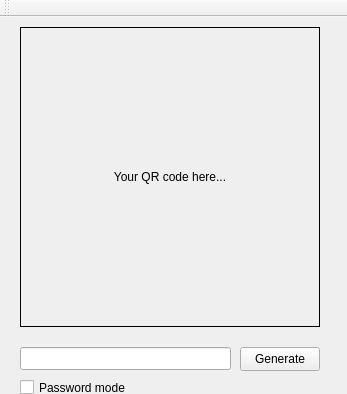
<?xml version="1.0" encoding="UTF-8"?>
<ui version="4.0">
 <class>MainWindow</class>
 <widget class="QMainWindow" name="MainWindow">
  <property name="geometry">
   <rect>
    <x>0</x>
    <y>0</y>
    <width>347</width>
    <height>394</height>
   </rect>
  </property>
  <property name="windowTitle">
   <string>MainWindow</string>
  </property>
  <widget class="QWidget" name="centralWidget">
   <widget class="QLabel" name="pictureLabel">
    <property name="geometry">
     <rect>
      <x>20</x>
      <y>10</y>
      <width>300</width>
      <height>300</height>
     </rect>
    </property>
    <property name="styleSheet">
     <string notr="true"> border: 1px solid black</string>
    </property>
    <property name="text">
     <string>Your QR code here...</string>
    </property>
    <property name="alignment">
     <set>Qt::AlignCenter</set>
    </property>
   </widget>
   <widget class="QLineEdit" name="lineEdit">
    <property name="geometry">
     <rect>
      <x>20</x>
      <y>330</y>
      <width>211</width>
      <height>23</height>
     </rect>
    </property>
   </widget>
   <widget class="QPushButton" name="pushButton">
    <property name="geometry">
     <rect>
      <x>240</x>
      <y>330</y>
      <width>80</width>
      <height>24</height>
     </rect>
    </property>
    <property name="focusPolicy">
     <enum>Qt::TabFocus</enum>
    </property>
    <property name="text">
     <string>Generate</string>
    </property>
    <property name="autoDefault">
     <bool>true</bool>
    </property>
    <property name="default">
     <bool>false</bool>
    </property>
    <property name="flat">
     <bool>false</bool>
    </property>
   </widget>
   <widget class="QCheckBox" name="passwordBox">
    <property name="geometry">
     <rect>
      <x>20</x>
      <y>360</y>
      <width>151</width>
      <height>21</height>
     </rect>
    </property>
    <property name="text">
     <string>Password mode</string>
    </property>
    <property name="checked">
     <bool>false</bool>
    </property>
   </widget>
  </widget>
  <widget class="QToolBar" name="mainToolBar">
   <attribute name="toolBarArea">
    <enum>TopToolBarArea</enum>
   </attribute>
   <attribute name="toolBarBreak">
    <bool>false</bool>
   </attribute>
  </widget>
 </widget>
 <layoutdefault spacing="6" margin="11"/>
 <resources/>
 <connections/>
</ui>
